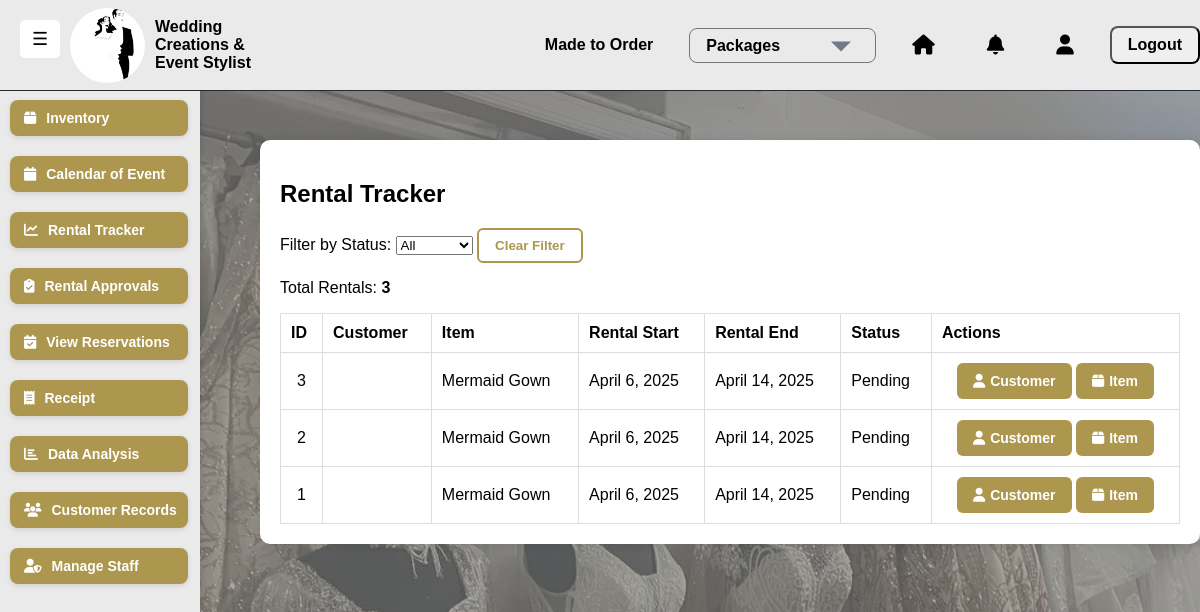
/rental-tracker/ (signed in), run on an earlier commit of the app's database.
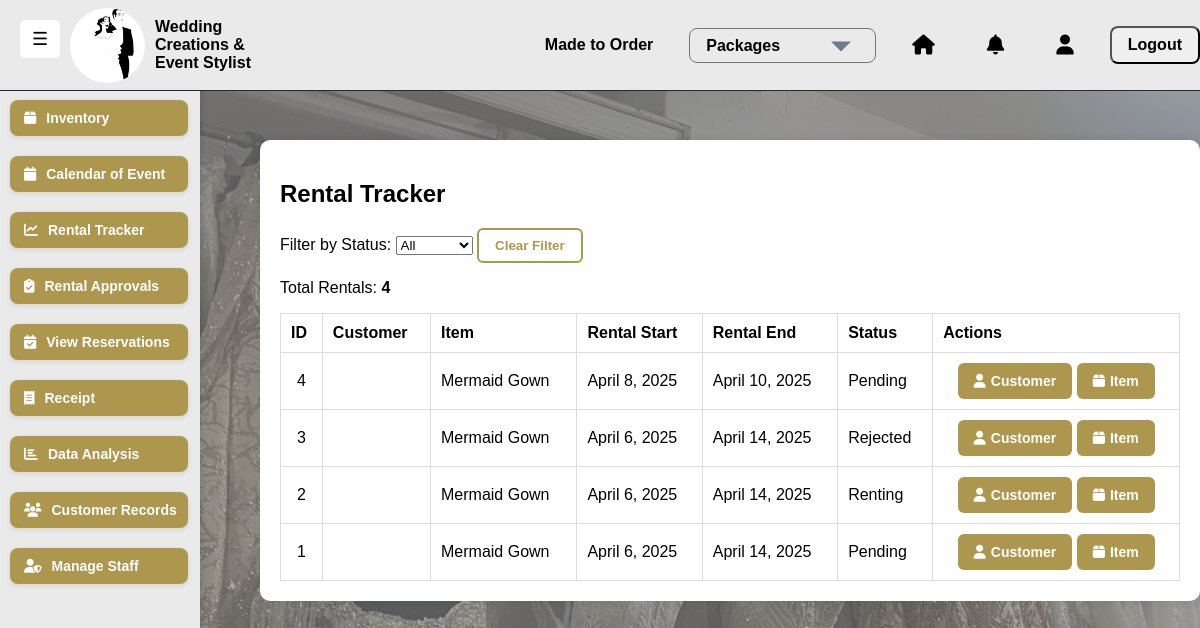
And on a later commit of the database.
### saritasapp/models.py (models this page shows, shortened)
class Rental(models.Model):
    STATUS_CHOICES = [
        ("Pending", "Pending"),        # Waiting for staff approval
        ("Approved", "Approved"),      # Approved by staff but not yet active
        ("Rented", "Rented"),          # Currently rented out
        ("Returned", "Returned"),      # Item has been returned
        ("Overdue", "Overdue"),        # Item not returned by due date
        ("Cancelled", "Cancelled"),    # Cancelled before approval
        ("Rejected", "Rejected"),      # Rejected by staff
    ]
    customer = models.ForeignKey(Customer, on_delete=models.CASCADE, related_name="rentals")
    user = models.ForeignKey(User, on_delete=models.SET_NULL, null=True, blank=True, related_name="managed_rentals")
    approved_by = models.ForeignKey(User,on_delete=models.SET_NULL,null=True,blank=True,related_name="approved_rentals")
    inventory = models.ForeignKey(Inventory, on_delete=models.CASCADE, related_name="rentals")
    rental_start = models.DateField(default=timezone.now, db_index=True)
    rental_end = models.DateField(db_index=True)
    deposit = models.DecimalField(max_digits=10, decimal_places=2, default=10000.00)
    status = models.CharField(max_length=10, choices=STATUS_CHOICES, default="Pending", db_index=True)
    created_at = models.DateTimeField(auto_now_add=True, db_index=True)
    updated_at = models.DateTimeField(auto_now=True)
    approved_at = models.DateTimeField(null=True, blank=True)
    rejection_reason = models.TextField(blank=True, null=True)
    notes = models.TextField(blank=True, null=True)
    class Meta:
        ordering = ['-created_at']
        verbose_name = "Rental"
        verbose_name_plural = "Rentals"
        indexes = [
            models.Index(fields=['rental_start', 'rental_end']),
            models.Index(fields=['status']),
            models.Index(fields=['created_at']),
        ]

class Inventory(models.Model):
    name = models.CharField(max_length=255)
    category = models.ForeignKey(Category, on_delete=models.CASCADE, related_name="items")
    color = models.ForeignKey(Color, null=True, blank=True, on_delete=models.SET_NULL, related_name="inventory_items")
    size = models.ForeignKey(Size, null=True, blank=True, on_delete=models.SET_NULL, related_name="inventory_items")
    quantity = models.IntegerField(default=0)
    rental_price = models.DecimalField(max_digits=10, decimal_places=2)
    reservation_price = models.DecimalField(max_digits=10, decimal_places=2, null=True, blank=True)
    purchase_price = models.DecimalField(max_digits=10, decimal_places=2, null=True, blank=True)
    available = models.BooleanField(default=True)
    image = models.ImageField(upload_to="inventory/", null=True, blank=True)

### saritasapp/views.py (the view)
# urls.py: path('rental-tracker/', views.rental_tracker, name='rental_tracker'),
@login_required
def rental_tracker(request):
    status_filter = request.GET.get('status')
    start_date = request.GET.get('start_date')
    end_date = request.GET.get('end_date')
    today = timezone.now().date()
    with transaction.atomic():
        Rental.objects.filter(
            rental_end__lt=today,
            status="Renting"
        ).update(status="Overdue")
        Rental.objects.filter(
            rental_start__lte=today,
            rental_end__gte=today,
            status="Approved"
        ).update(status="Renting")
    rentals = Rental.objects.select_related(
        'customer__user',
        'inventory__category'
    ).order_by('-rental_start')
    if status_filter:
        rentals = rentals.filter(status=status_filter)
    if start_date:
        rentals = rentals.filter(rental_start__gte=start_date)
    if end_date:
        rentals = rentals.filter(rental_end__lte=end_date)
    page = request.GET.get('page', 1)
    paginator = Paginator(rentals, 25)  # Show 25 rentals per page
    try:
        rentals = paginator.page(page)
    except PageNotAnInteger:
        rentals = paginator.page(1)
    except EmptyPage:
        rentals = paginator.page(paginator.num_pages)
    status_counts = Rental.objects.aggregate(
        pending=Count('pk', filter=Q(status='Pending')),
        active=Count('pk', filter=Q(status='Renting')),
        returned=Count('pk', filter=Q(status='Returned')),
        overdue=Count('pk', filter=Q(status='Overdue'))
    )
    return render(request, 'saritasapp/rental_tracker.html', {
        'rentals': rentals,
        'today': today,
        'active_count': status_counts['active'],
        'returned_count': status_counts['returned'],
        'overdue_count': status_counts['overdue'],
        'pending_count': status_counts['pending'],
        'filter_status': status_filter,
        'filter_start_date': start_date,
        'filter_end_date': end_date,
    })

### saritasapp/templates/saritasapp/rental_tracker.html (shortened to what this page needs)
{% extends "saritasapp/base.html" %}
{% load static %}
{% block extra_css %}
    <link rel="stylesheet" href="{% static 'css/rental_tracker.css' %}">
{% endblock %}
{% block content %}
<div class="rental-container">
    <h2>Rental Tracker</h2>
    <form method="GET" class="mb-3 d-flex align-items-center flex-wrap gap-2">
        <label for="statusFilter" class="me-2">Filter by Status:</label>
        <select name="status" id="statusFilter" class="form-select me-2" onchange="this.form.submit()">
            <option value="">All</option>
        </select>
        <button type="submit" name="status" value="" class="btn btn-outline-secondary">Clear Filter</button>
    </form>
    <p class="mb-3">Total Rentals: <strong>{{ rentals|length }}</strong></p>
    <div class="table-responsive">
        <table class="table table-hover table-bordered">
            <thead class="table-dark text-center align-middle">
                <tr>
                    <th>ID</th>
                    <th>Customer</th>
                    <th>Item</th>
                    <th>Rental Start</th>
                    <th>Rental End</th>
                    <th>Status</th>
                    <th>Actions</th>
                </tr>
            </thead>
            <tbody>
                {% for rental in rentals %}
                <tr>
                    <td class="text-center">{{ rental.id }}</td>
                    <td>{{ rental.customer.first_name }} {{ rental.customer.last_name }}</td>
                    <td>{{ rental.inventory.name }}</td>
                    <td>{{ rental.rental_start }}</td>
                    <td>{{ rental.rental_end }}</td>
                    <td>
                        {% if rental.status == "Overdue" %}
                            <span class="badge bg-danger">Overdue</span>
                        {% elif rental.status == "Returned" %}
                            <span class="badge bg-success">{{ rental.status }}</span>
                        {% else %}
                            <span class="badge bg-warning">{{ rental.status }}</span>
                        {% endif %}
                    </td>
                    <td class="text-center">
                        <a href="{% url 'saritasapp:view_customer' rental.customer.id %}" class="btn-info">
                        <i class="fas fa-user"></i> Customer
                        </a>
                        <a href="{% url 'saritasapp:view_inventory' rental.inventory.id %}" class="btn-info">
                        <i class="fas fa-box"></i> Item
                        </a>
                    </td>
                </tr>
                {% endfor %}
            </tbody>
        </table>
    </div>
</div>
{% endblock %}

What changed in the data, as far as the page shows it:
added Rental: id "4", inventory.name "Mermaid Gown", rental_start "April 8, 2025", rental_end "April 10, 2025", status "Pending"
changed Rental id 3: status "Pending" → "Rejected"
changed Rental id 2: status "Pending" → "Renting"
Also different on the page:
{{ rentals|length }}: "3" → "4"
